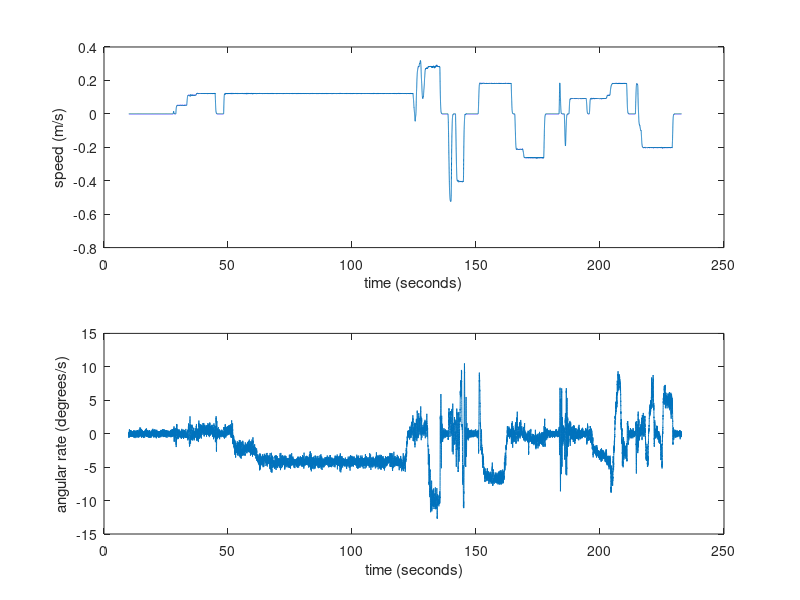
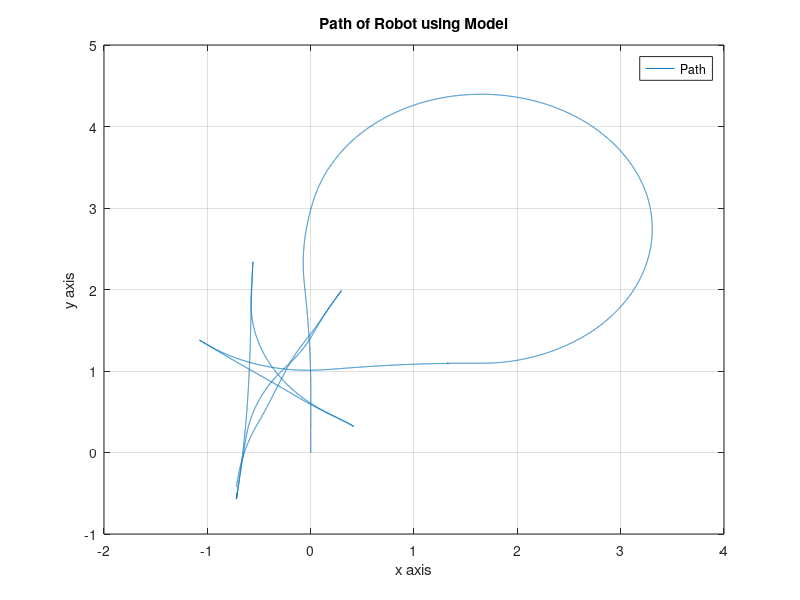
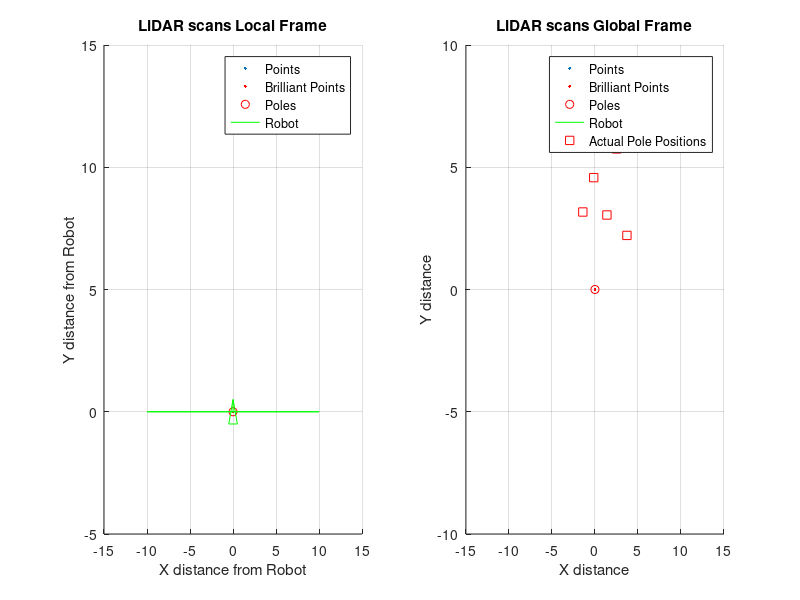

Here is the MATLAB script that generated these plots, in order: (Note: this script raises an error after producing the figures.)
close all;

%% Part A

Data=load('Measurements_AAS01.mat');       %We load the data
Data=Data.A;
Map=load('MapMTRN4010.mat');
Map=Map.Map;
Mapx=(Map.x)';
Mapy=(Map.y)';

t=Data.t; % sample times, {t}.     
t=double(t)*0.0001; %scale time to seconds; original data is integer type, 1 count = 0.1 ms.

% Scale speed to m/s ; originally in mm/s, integer type.
% scale heading rate to degrees/s ; originally in integer type, [1 count = 1/100 degrees/sec].
w = double(Data.Z(2,:))/100;                    % GyroZ readings, "{w(t)}"
gb = mean(w(1:4256)); % Gyro Bias
wgb = zeros(length(w),1);

% Gyro bias
for i=1:length(w)
    wgb(i) = w(i)-gb;
end
v = double(Data.Z(1,:))/1000;                     % speed readings   "{v(t)}" 
    
% plot those measurements.
figure;
subplot(211) ; plot(t,v);  xlabel('time (seconds)'); ylabel('speed (m/s)');
subplot(212) ; plot(t,wgb); xlabel('time (seconds)'); ylabel('angular rate (degrees/s)');

% Starting Values for robot going to the right
X = [0;0;0] ;  % initial pose. You will need it.

for k = 1:length(v)-1
    dt = t(k+1)-t(k);
    dX = [v(k)*cos(X(3,k));v(k)*sin(X(3,k));deg2rad(wgb(k))];
    
    % Euler's Approximation
    X(:,k+1)=X(:,k)+dt*dX;
end
theta = X(3,:); % save the value of theta

% Starting Values for robot going straight
X = [0;0;pi/2] ;  % initial pose. You will need it.

for k = 1:length(v)-1
    dt = t(k+1)-t(k);
    dX = [v(k)*cos(X(3,k));v(k)*sin(X(3,k));deg2rad(wgb(k))];
    
    % Euler's Approximation
    X(:,k+1)=X(:,k)+dt*dX;
end

figure;plot(X(1,:),X(2,:));
grid on
xlabel('x axis')
ylabel('y axis')
title('Path of Robot using Model')
legend('Path')

%% Parts B,C,D,E
% Plotting Local Frame
figure; subplot(1,2,1);hold on;grid on;axis([-15,15,-5,15]); 
hL=plot(0,0,'.');
hL2=plot(0,0,'.r');  % for showing brillant points, later.
hL3=plot(0,0,'or');  % for showing poles
hL4=plot([0 -0.5 0.5 0 0 -10 10 0],[0.5 -0.5 -0.5 0.5 0 0 0 0],'-g');  % for showing robot
legend({'Points','Brilliant Points','Poles','Robot'});
title('LiDAR scans Local Frame');
xlabel('X distance from Robot');ylabel('Y distance from Robot'); 

% Plotting Global Frame
subplot(1,2,2);hold on;grid on;axis([-15,15,-10,10]);
hG=plot(0,0,'.');
hG2=plot(0,0,'.r');  % for showing brillant points, later.
hG3=plot(0,0,'or');  % for showing poles
hG4=plot(0,0,'-g');  % for showing robot
hM=plot(Mapx,Mapy,'sr');  % for showing Map pole points
hE=plot(0,0,'-r'); % for showing EKF estimator 1
hE2=plot(0,0,'-r'); % for showing EKF estimator 2
hE3=plot(0,0,'-r'); % for showing EKF estimator 3
hE4=plot(0,0,'-r'); % for showing EKF estimator 4
hE5=plot(0,0,'-r'); % for showing EKF estimator 5
legend({'Points','Brilliant Points','Poles','Robot','Actual Pole Positions'});
title('LiDAR scans Global Frame');
xlabel('X distance');ylabel('Y distance'); 


L=Data.L;       %number of samples in this dataset.
i0=1; % you should start at i0=1 or close. (up to 52870)

for i=i0:L
    tic
    m = Data.Z(:,i);
    indexScan = m(3);

    % Now, if there is a LiDAR scan at this time?
    if (indexScan>1)

        %extract ranges and intensities, of the 361 "pixels"
        [r,I]=GetRangeAndIntensityFromRawScan(Data.scans(:,indexScan));

        [xcoor,ycoor,xseg,yseg,xrob,yrob,xgf,ygf,xgfseg,ygfseg,linx,liny,linx2,liny2,linx3,liny3,linx4,liny4,linx5,liny5]=ProcessLidar_z5161724_Hadinoto_Ian(r,I,X,i,theta,Mapx,Mapy);
        %here you may process the LiDAR
        %data.  variable "X" is the current pose of the platform
        %(assuming you keep estimating it). If your procesing of the
        %LiDAR data does require it.

        % if we want to show Local Frame, ...
        set(hL,'xdata',xcoor,'ydata',ycoor);
        % which points do have intensity>0??
        ii=find(I>0); set(hL2,'xdata',xcoor(ii),'ydata',ycoor(ii));
        % Grouping brilliant points
        set(hL3,'xdata',xseg,'ydata',yseg);
        
        % if we want to show Global Frame, ...
        set(hG,'xdata',xgf,'ydata',ygf);
        % which points do have intensity>0??
        set(hG2,'xdata',xgf(ii),'ydata',ygf(ii));
        % Grouping brilliant points
        set(hG3,'xdata',xgfseg,'ydata',ygfseg);
        % Showing Robot moving
        set(hG4,'xdata',xrob,'ydata',yrob);
        % Showing EKF
        set(hE,'xdata',linx,'ydata',liny);
        set(hE2,'xdata',linx2,'ydata',liny2);
        set(hE3,'xdata',linx3,'ydata',liny3);
        set(hE4,'xdata',linx4,'ydata',liny4);
        set(hE5,'xdata',linx5,'ydata',liny5);
        pause(0.001);  % short pause, just to see some animation, more slowly.You may change this.
    end
    toc
end
%-------------------------------------------------------
